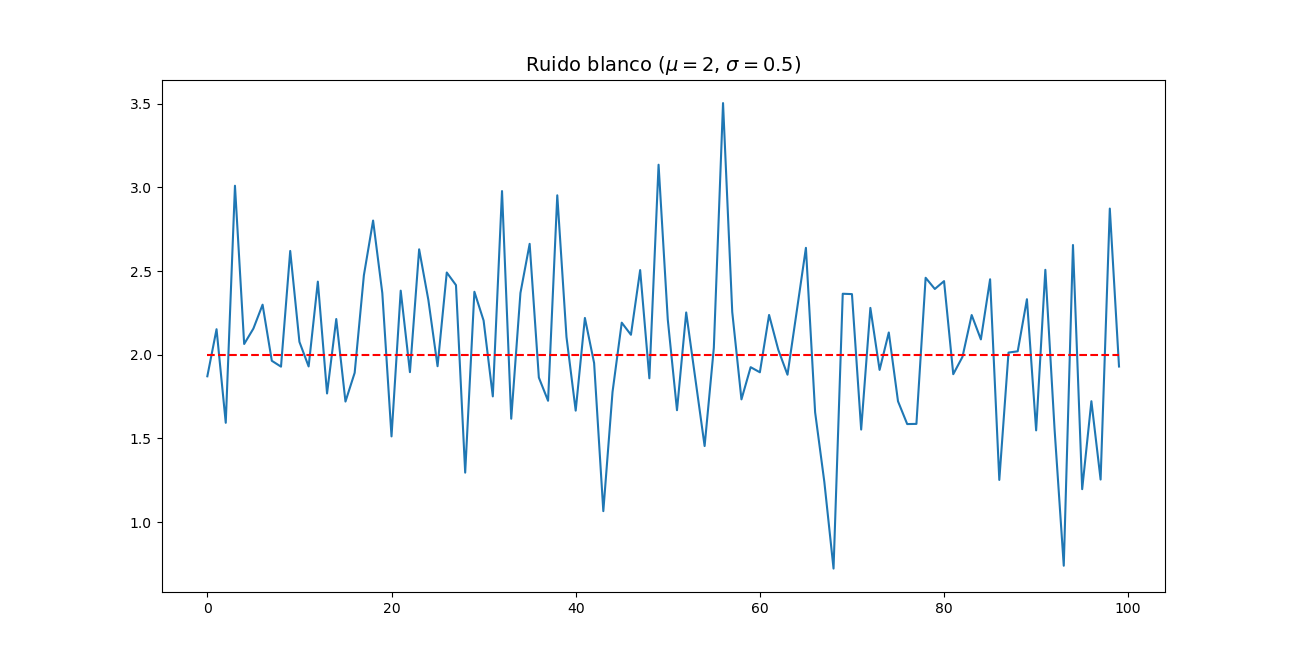

Recreate this plot in Python.
import numpy as np
import matplotlib.pyplot as plt

X = np.random.normal(2, 0.5, 100)

plt.plot(X)
plt.plot(2*np.ones(100), '--r')
plt.title(r'Ruido blanco ($\mu = 2$, $\sigma = 0.5$)', fontsize = 14)
plt.show()
